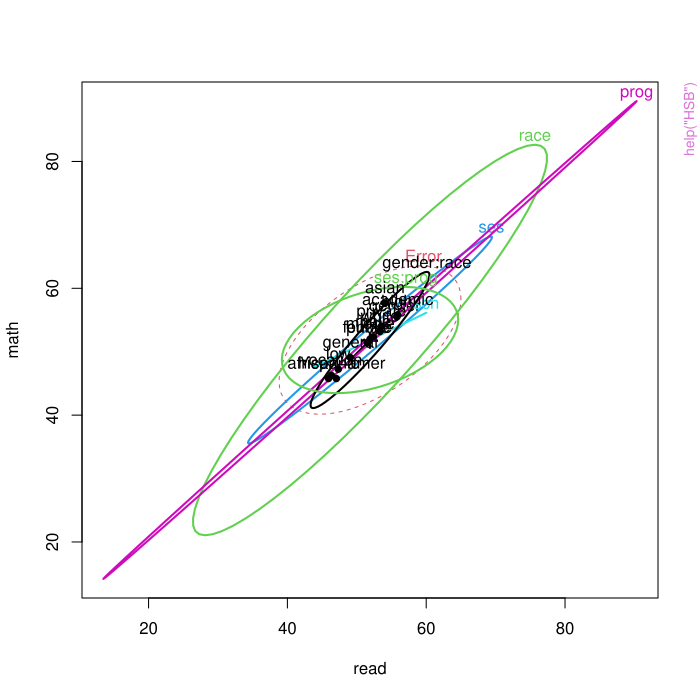

This chart was generated by the following R code:
pkgname <- "candisc"
source(file.path(R.home("share"), "R", "examples-header.R"))
options(warn = 1)
options(pager = "console")
library('candisc')

base::assign(".oldSearch", base::search(), pos = 'CheckExEnv')
base::assign(".old_wd", base::getwd(), pos = 'CheckExEnv')
cleanEx()
nameEx("Grass")
### * Grass

flush(stderr()); flush(stdout())

### Name: Grass
### Title: Yields from Nitrogen nutrition of grass species
### Aliases: Grass
### Keywords: datasets

### ** Examples


str(Grass)
grass.mod <- lm(cbind(N1,N9,N27,N81,N243) ~ Block + Species, data=Grass)
car::Anova(grass.mod)

grass.canL <-candiscList(grass.mod)
names(grass.canL)
names(grass.canL$Species)





cleanEx()
nameEx("HSB")
### * HSB

flush(stderr()); flush(stdout())

### Name: HSB
### Title: High School and Beyond Data
### Aliases: HSB
### Keywords: datasets

### ** Examples


str(HSB)
# main effects model
hsb.mod <- lm( cbind(read, write, math, sci, ss) ~
		gender + race + ses + sch + prog, data=HSB)
car::Anova(hsb.mod)

# Add some interactions
hsb.mod1 <- update(hsb.mod, . ~ . + gender:race + ses:prog)
heplot(hsb.mod1, col=palette()[c(2,1,3:6)], variables=c("read","math"))

hsb.can1 <- candisc(hsb.mod1, term="race")
heplot(hsb.can1, col=c("red", "black"))

# show canonical results for all terms
## Not run: 
##D hsb.can <- candiscList(hsb.mod)
##D hsb.can
## End(Not run)





cleanEx()
nameEx("PsyAcad")
### * PsyAcad

flush(stderr()); flush(stdout())

### Name: PsyAcad
### Title: Psychological Measures and Academic Achievement
### Aliases: PsyAcad
### Keywords: datasets

### ** Examples

data(PsyAcad)
PsyAcad$Sex <- as.numeric(PsyAcad$Sex)
PsyAcad.can <- cancor(cbind(LocControl, SelfConcept, Motivation) ~ 
       Read + Write + Math + Science + Sex, data = PsyAcad)

PsyAcad.can

# redundancy analysis
redundancy(PsyAcad.can)

# Plots
canR <- PsyAcad.can$cancor
plot(PsyAcad.can, pch=16, id.n = 3)
text(-2, 3, paste("Can R =", round(canR[1], 3)), pos = 3)

plot(PsyAcad.can, which = 2, pch=16, id.n = 3)
text(-2, 3.5, paste("Can R =", round(canR[2], 3)), pos = 3)




cleanEx()
nameEx("Wilks")
### * Wilks

flush(stderr()); flush(stdout())

### Name: Wilks
### Title: Wilks Lambda Tests for Canonical Correlations
### Aliases: Wilks Wilks.cancor Wilks.candisc
### Keywords: htest

### ** Examples


data(Rohwer, package="heplots")
X <- as.matrix(Rohwer[,6:10])  # the PA tests
Y <- as.matrix(Rohwer[,3:5])   # the aptitude/ability variables

cc <- cancor(X, Y, set.names=c("PA", "Ability"))
Wilks(cc)

iris.mod <- lm(cbind(Petal.Length, Sepal.Length, Petal.Width, Sepal.Width) ~ Species, data=iris)
iris.can <- candisc(iris.mod, data=iris)
Wilks(iris.can)





cleanEx()
nameEx("Wine")
### * Wine

flush(stderr()); flush(stdout())

### Name: Wine
### Title: Chemical composition of three cultivars of wine
### Aliases: Wine
### Keywords: datasets

### ** Examples


data(Wine)
str(Wine)
#summary(Wine)

Wine.mlm <- lm(as.matrix(Wine[, -1]) ~ Cultivar, data=Wine)
Wine.can <- candisc(Wine.mlm)
Wine.can


plot(Wine.can, ellipse=TRUE)
plot(Wine.can, which=1)






cleanEx()
nameEx("Wolves")
### * Wolves

flush(stderr()); flush(stdout())

### Name: Wolves
### Title: Wolf skulls
### Aliases: Wolves
### Keywords: datasets

### ** Examples


data(Wolves)

# using group
wolf.mod <-lm(cbind(x1,x2,x3,x4,x5,x6,x7,x8,x9) ~ group, data=Wolves)
car::Anova(wolf.mod)

wolf.can <-candisc(wolf.mod)
plot(wolf.can)
heplot(wolf.can)

# using location, sex
wolf.mod2 <-lm(cbind(x1,x2,x3,x4,x5,x6,x7,x8,x9) ~ location*sex, data=Wolves)
car::Anova(wolf.mod2)

wolf.can2 <-candiscList(wolf.mod2)
plot(wolf.can2)





cleanEx()
nameEx("can_lm")
### * can_lm

flush(stderr()); flush(stdout())

### Name: can_lm
### Title: Transform a Multivariate Linear model 'mlm' to a Canonical
###   Representation
### Aliases: can_lm

### ** Examples


iris.mod <- lm(cbind(Petal.Length, Sepal.Length, Petal.Width, Sepal.Width) ~ Species, data=iris)
iris.can <- can_lm(iris.mod, "Species")
iris.can
car::Anova(iris.mod)
car::Anova(iris.can)




cleanEx()
nameEx("cancor")
### * cancor

flush(stderr()); flush(stdout())

### Name: cancor
### Title: Canonical Correlation Analysis
### Aliases: cancor cancor.default cancor.formula print.cancor
###   summary.cancor coef.cancor scores scores.cancor
### Keywords: multivariate

### ** Examples


data(Rohwer, package="heplots")
X <- as.matrix(Rohwer[,6:10])  # the PA tests
Y <- as.matrix(Rohwer[,3:5])   # the aptitude/ability variables

# visualize the correlation matrix using corrplot()
if (require(corrplot)) {
M <- cor(cbind(X,Y))
corrplot(M, method="ellipse", order="hclust", addrect=2, addCoef.col="black")
}


(cc <- cancor(X, Y, set.names=c("PA", "Ability")))

## Canonical correlation analysis of:
##       5   PA  variables:  n, s, ns, na, ss 
##   with        3   Ability  variables:  SAT, PPVT, Raven 
## 
##     CanR  CanRSQ   Eigen percent    cum                          scree
## 1 0.6703 0.44934 0.81599   77.30  77.30 ******************************
## 2 0.3837 0.14719 0.17260   16.35  93.65 ******                        
## 3 0.2506 0.06282 0.06704    6.35 100.00 **                            
## 
## Test of H0: The canonical correlations in the 
## current row and all that follow are zero
## 
##      CanR  WilksL      F df1   df2  p.value
## 1 0.67033 0.44011 3.8961  15 168.8 0.000006
## 2 0.38366 0.79923 1.8379   8 124.0 0.076076
## 3 0.25065 0.93718 1.4078   3  63.0 0.248814


# formula method
cc <- cancor(cbind(SAT, PPVT, Raven) ~  n + s + ns + na + ss, data=Rohwer, 
    set.names=c("PA", "Ability"))

# using observation weights
set.seed(12345)
wts <- sample(0:1, size=nrow(Rohwer), replace=TRUE, prob=c(.05, .95))
(ccw <- cancor(X, Y, set.names=c("PA", "Ability"), weights=wts) )

# show correlations of the canonical scores 
zapsmall(cor(scores(cc, type="x"), scores(cc, type="y")))

# standardized coefficients
coef(cc, type="both", standardize=TRUE)

# plot canonical scores
plot(cc, 
     smooth=TRUE, pch=16, id.n = 3)
text(-2, 1.5, paste("Can R =", round(cc$cancor[1], 3)), pos = 4)
plot(cc, which = 2,
     smooth=TRUE, pch=16, id.n = 3)
text(-2.2, 2.5, paste("Can R =", round(cc$cancor[2], 3)), pos = 4)

##################
data(schooldata)
##################

#fit the MMreg model
school.mod <- lm(cbind(reading, mathematics, selfesteem) ~ 
education + occupation + visit + counseling + teacher, data=schooldata)
car::Anova(school.mod)
pairs(school.mod)

# canonical correlation analysis
school.cc <- cancor(cbind(reading, mathematics, selfesteem) ~ 
education + occupation + visit + counseling + teacher, data=schooldata)
school.cc
heplot(school.cc, xpd=TRUE, scale=0.3)





cleanEx()
nameEx("candisc")
### * candisc

flush(stderr()); flush(stdout())

### Name: candisc
### Title: Canonical discriminant analysis
### Aliases: candisc candisc.mlm coef.candisc plot.candisc print.candisc
###   summary.candisc scores.candisc
### Keywords: hplot multivariate

### ** Examples


grass.mod <- lm(cbind(N1,N9,N27,N81,N243) ~ Block + Species, data=Grass)
car::Anova(grass.mod, test="Wilks")

grass.can1 <-candisc(grass.mod, term="Species")
print(grass.can1)

plot(grass.can1, var.lwd = 2)

# library(heplots)
heplot(grass.can1, scale=6, fill=TRUE)

# iris data
iris.mod <- lm(cbind(Petal.Length, Sepal.Length, Petal.Width, Sepal.Width) ~ Species, data=iris)
iris.can <- candisc(iris.mod, data=iris)
#-- assign colors and symbols corresponding to species
col <- c("red", "brown", "green3")
pch <- 1:3
plot(iris.can, col=col, pch=pch)

heplot(iris.can)

# 1-dim plot
iris.can1 <- candisc(iris.mod, data=iris, ndim=1)
plot(iris.can1)





cleanEx()
nameEx("candiscList")
### * candiscList

flush(stderr()); flush(stdout())

### Name: candiscList
### Title: Canonical discriminant analyses
### Aliases: candiscList candiscList.mlm plot.candiscList print.candiscList
###   summary.candiscList
### Keywords: hplot multivariate

### ** Examples


grass.mod <- lm(cbind(N1,N9,N27,N81,N243) ~ Block + Species, data=Grass)

grass.canL <-candiscList(grass.mod)
names(grass.canL)
names(grass.canL$Species)

## Not run: 
##D print(grass.canL)
## End(Not run)
plot(grass.canL, type="n", ask=FALSE)
heplot(grass.canL$Species, scale=6)
heplot(grass.canL$Block, scale=2)





cleanEx()
nameEx("cereal")
### * cereal

flush(stderr()); flush(stdout())

### Name: cereal
### Title: Breakfast Cereal Dataset
### Aliases: cereal
### Keywords: datasets

### ** Examples

library(dplyr)
data(cereal)
str(cereal)

# Add explicit name of manufacturer
# names for manufacturers
mfr_names <- c(
  "A" = "American Home Foods",
  "G" = "General Mills",
  "K" = "Kellog",
  "N" = "Nabisco",
  "P" = "Post",
  "Q" = "Quaker Oats",
  "R" = "Ralston Purina"
)

# recode `mfr` as `mfr_name`
cereal <- cereal |>
  mutate(mfr_name = recode(mfr, !!!mfr_names))

# density plot of ratings
library(ggplot2)
ggplot(data = cereal,
       aes(x = rating, fill = mfr_name, color = mfr_name)) +
  geom_density(alpha = 0.1) +
  theme_classic(base_size = 14) + 
  theme(legend.position = "bottom")




cleanEx()
nameEx("cor_lda")
### * cor_lda

flush(stderr()); flush(stdout())

### Name: cor_lda
### Title: Calculate Structure Correlations from Discriminant Analysis
### Aliases: cor_lda

### ** Examples

library(candisc)
library(MASS)   # for lda()

iris.lda <- lda(Species ~ ., iris)
cor_lda(iris.lda)




cleanEx()
nameEx("dataIndex")
### * dataIndex

flush(stderr()); flush(stdout())

### Name: dataIndex
### Title: Indices of observations in a model data frame
### Aliases: dataIndex
### Keywords: manip utilities

### ** Examples


factors <- expand.grid(A=factor(1:3),B=factor(1:2),C=factor(1:2))
n <- nrow(factors)
responses <-data.frame(Y1=10+round(10*rnorm(n)),Y2=10+round(10*rnorm(n)))

test <- data.frame(factors, responses)
mod <- lm(cbind(Y1,Y2) ~ A*B, data=test)

dataIndex(mod, "A")
dataIndex(mod, "A:B")





cleanEx()
nameEx("heplot.cancor")
### * heplot.cancor

flush(stderr()); flush(stdout())

### Name: heplot.cancor
### Title: Canonical Correlation HE plots
### Aliases: heplot.cancor heplot3d.cancor
### Keywords: hplot multivariate

### ** Examples


data(Rohwer, package="heplots")
X <- as.matrix(Rohwer[,6:10])
Y <- as.matrix(Rohwer[,3:5])
cc <- cancor(X, Y, set.names=c("PA", "Ability"))

# basic plot
heplot(cc)

# note relationship of joint hypothesis to individual ones
heplot(cc, scale=1.25, hypotheses=list("na+ns"=c("na", "ns")))

# more options
heplot(cc, hypotheses=list("All X"=colnames(X)),
	fill=c(TRUE,FALSE), fill.alpha=0.2,
	var.cex=1.5, var.col="red", var.lwd=3,
	prefix="Y canonical dimension"
	)

# 3D version
## Not run: 
##D heplot3d(cc, var.lwd=3, var.col="red")
## End(Not run)





cleanEx()
nameEx("heplot.candisc")
### * heplot.candisc

flush(stderr()); flush(stdout())

### Name: heplot.candisc
### Title: Canonical Discriminant HE plots
### Aliases: heplot.candisc heplot3d.candisc
### Keywords: hplot multivariate

### ** Examples


## Pottery data, from car package
data(Pottery, package = "carData")
pottery.mod <- lm(cbind(Al, Fe, Mg, Ca, Na) ~ Site, data=Pottery)
pottery.can <-candisc(pottery.mod)

heplot(pottery.can, var.lwd=3)
if(requireNamespace("rgl")){
heplot3d(pottery.can, var.lwd=3, scale=10, zlim=c(-3,3), wire=FALSE)
}


# reduce example for CRAN checks time

## Can't run this in example
# rgl::play3d(rgl::spin3d(axis = c(1, 0, 0), rpm = 5), duration=12)

# reduce example for CRAN checks time





cleanEx()
nameEx("painters2")
### * painters2

flush(stderr()); flush(stdout())

### Name: painters2
### Title: Painters Data with Historical Art Variables
### Aliases: painters2
### Keywords: datasets

### ** Examples

data(painters2)

# Compare original School with new Period grouping
with(painters2, table(School, Period))

# Compare original School with new Period grouping
with(painters2, table(School, Emphasis))

# Summary of de Piles ratings by Period
aggregate(cbind(Composition, Drawing, Colour, Expression) ~ Period,
          data = painters2, FUN = mean)




cleanEx()
nameEx("plot.cancor")
### * plot.cancor

flush(stderr()); flush(stdout())

### Name: plot.cancor
### Title: Canonical Correlation Plots
### Aliases: plot.cancor
### Keywords: hplot

### ** Examples


data(Rohwer, package="heplots")
X <- as.matrix(Rohwer[,6:10])  # the PA tests
Y <- as.matrix(Rohwer[,3:5])   # the aptitude/ability variables

cc <- cancor(X, Y, set.names=c("PA", "Ability"))

plot(cc)
# exercise some options
plot(cc, which=1,
     smooth=TRUE, 
     pch = 16,
     id.n=3, ellipse.args=list(fill=TRUE, fill.alpha = 0.2))
plot(cc, which=2, smooth=TRUE)
plot(cc, which=3, smooth=TRUE)


# plot vectors showing structure correlations of Xcan and Ycan with their own variables
plot(cc)
struc <- cc$structure
Xstruc <- struc$X.xscores[,1]
Ystruc <- struc$Y.yscores[,1]
scale <- 2

# place vectors in the margins of the plot
usr <- matrix(par("usr"), nrow=2, dimnames=list(c("min", "max"), c("x", "y")))
ypos <- usr[2,2] - (1:5)/10 
arrows(0, ypos, scale*Xstruc, ypos, angle=10, len=0.1, col="blue")
text(scale*Xstruc, ypos, names(Xstruc), pos=2, col="blue")

xpos <- usr[2,1] - ( 1 + 1:3)/10
arrows(xpos, 0, xpos, scale*Ystruc, angle=10, len=0.1, col="darkgreen")
text(xpos, scale*Ystruc, names(Ystruc), pos=1, col="darkgreen")





graphics::par(get("par.postscript", pos = 'CheckExEnv'))
cleanEx()
nameEx("plot_discrim")
### * plot_discrim

flush(stderr()); flush(stdout())

### Name: plot_discrim
### Title: Discriminant Analysis Decision Plot using ggplot.
### Aliases: plot_discrim

### ** Examples

library(MASS)
library(ggplot2)
library(dplyr)

iris.lda <- lda(Species ~ ., iris)
# formula call: y ~ x
plot_discrim(iris.lda, Petal.Length ~ Petal.Width)

# add data ellipses
plot_discrim(iris.lda, Petal.Length ~ Petal.Width, 
             ellipse = TRUE) 

# add filled ellipses with transparency
plot_discrim(iris.lda, Petal.Length ~ Petal.Width, 
             ellipse = TRUE,
             ellipse.args = list(geom = "polygon", alpha = 0.2)) 

# customize ellipse level and line thickness
plot_discrim(iris.lda, Petal.Length ~ Petal.Width, 
             ellipse = TRUE,
             ellipse.args = list(level = 0.95, linewidth = 2)) 

# without contours
# data ellipses
plot_discrim(iris.lda, Petal.Length ~ Petal.Width, 
             contour = FALSE) 

# specifying `vars` as character names for x, y
plot_discrim(iris.lda, c("Petal.Width", "Petal.Length"))

# Define custom colors and shapes, modify theme() and legend.position
iris.colors <- c("red", "darkgreen", "blue")
iris.pch <- 15:17
plot_discrim(iris.lda, Petal.Length ~ Petal.Width) +
  scale_color_manual(values = iris.colors) +
  scale_fill_manual(values = iris.colors) +
  scale_shape_manual(values = iris.pch) +
  theme_bw(base_size = 14) +
  theme(legend.position = "inside",
        legend.position.inside = c(.8, .25))

# Quadratic discriminant analysis gives quite a different result
iris.qda <- qda(Species ~ ., iris)
plot_discrim(iris.qda, Petal.Length ~ Petal.Width)

# Add class labels, with custom styling
plot_discrim(iris.lda, Petal.Length ~ Petal.Width, 
             labels = TRUE,
             labels.args = list(geom = "label", size = 6, fontface = "bold"))

# Add labels with position adjustments
plot_discrim(iris.lda, Petal.Length ~ Petal.Width, 
             labels = TRUE,
             labels.args = list(nudge_y = 0.1, size = 5))

# Plot in discriminant space
plot_discrim(iris.lda, LD2 ~ LD1)

# Reverse the horizontal axis in discriminant space
plot_discrim(iris.lda, LD2 ~ LD1, rev.axes = c(TRUE, FALSE))

# Control axis limits
plot_discrim(iris.lda, LD2 ~ LD1,
             xlim = c(-10, 10), ylim = c(-8, 8))





cleanEx()
nameEx("predict_discrim")
### * predict_discrim

flush(stderr()); flush(stdout())

### Name: predict_discrim
### Title: Predicted values for discriminant analysis
### Aliases: predict_discrim

### ** Examples

library(candisc)
library(MASS)   # for lda()

iris.lda <- lda(Species ~ ., iris)
pred_iris <- predict_discrim(iris.lda)
names(pred_iris)

# include scores, exclude posterior
pred_iris <- predict_discrim(iris.lda, scores = TRUE, posterior = FALSE)
names(pred_iris)

data(peng, package="heplots")
peng.lda <- lda(species ~ bill_length + bill_depth + flipper_length + body_mass, 
                data = peng)
peng_pred <- predict_discrim(peng.lda, scores = TRUE)
str(peng_pred)



cleanEx()
nameEx("predictor.names")
### * predictor.names

flush(stderr()); flush(stdout())

### Name: predictor.names
### Title: Get predictor names from a 'lm'-like model
### Aliases: predictor.names predictor.names.default

### ** Examples

#none



cleanEx()
nameEx("redundancy")
### * redundancy

flush(stderr()); flush(stdout())

### Name: redundancy
### Title: Canonical Redundancy Analysis
### Aliases: redundancy print.cancor.redundancy
### Keywords: multivariate

### ** Examples


	data(Rohwer, package="heplots")
X <- as.matrix(Rohwer[,6:10])  # the PA tests
Y <- as.matrix(Rohwer[,3:5])   # the aptitude/ability variables

cc <- cancor(X, Y, set.names=c("PA", "Ability"))

redundancy(cc)
## 
## Redundancies for the PA variables & total X canonical redundancy
## 
##     Xcan1     Xcan2     Xcan3 total X|Y 
##   0.17342   0.04211   0.00797   0.22350 
## 
## Redundancies for the Ability variables & total Y canonical redundancy
## 
##     Ycan1     Ycan2     Ycan3 total Y|X 
##    0.2249    0.0369    0.0156    0.2774 





cleanEx()
nameEx("reflect")
### * reflect

flush(stderr()); flush(stdout())

### Name: reflect
### Title: Reflect Columns in an Object, reversing the sign of all elements
### Aliases: reflect reflect.data.frame reflect.cancor reflect.candisc

### ** Examples

# reflect cols in a data.frame
X <- data.frame(x1 = 1:4, x2 = 5:8)
reflect(X)
reflect(X, 1)
reflect(X, 2)
cbind (X, letters[1:4]) |> reflect(1)

# reflect a candisc 
iris.mod <- lm(cbind(Petal.Length, Sepal.Length, Petal.Width, Sepal.Width) ~ Species, data=iris)
iris.can <- candisc(iris.mod, data=iris)
coef(iris.can)
# reflect Can1
iris.can |> reflect(1) |> coef()

# reflect a cancor
data(Rohwer, package="heplots")
X <- as.matrix(Rohwer[,6:10])  # the PA tests
Y <- as.matrix(Rohwer[,3:5])   # the aptitude/ability variables
Rohwer.can <- cancor(X, Y, set.names=c("PA", "Ability"))
coef(Rohwer)
Rohwer.can |> reflect() |> coef()





cleanEx()
nameEx("scores.lda")
### * scores.lda

flush(stderr()); flush(stdout())

### Name: scores.lda
### Title: Extract Observation Discriminant Scores for Linear Discriminant
###   Analysis
### Aliases: scores.lda

### ** Examples

library(MASS)   # for lda()

iris.lda <- lda(Species ~ ., iris)
scores(iris.lda) |>
   str()
 



cleanEx()
nameEx("varOrder")
### * varOrder

flush(stderr()); flush(stdout())

### Name: varOrder
### Title: Order variables according to canonical structure or other
###   criteria
### Aliases: varOrder varOrder.mlm varOrder.data.frame varOrder.default
### Keywords: manip multivariate

### ** Examples


data(Wine, package="candisc")
Wine.mod <- lm(as.matrix(Wine[, -1]) ~ Cultivar, data=Wine)
Wine.can <- candisc(Wine.mod)
plot(Wine.can, ellipse=TRUE)

# pairs.mlm HE plot, variables in given order
pairs(Wine.mod, fill=TRUE, fill.alpha=.1, var.cex=1.5)

order <- varOrder(Wine.mod)
pairs(Wine.mod, variables=order, fill=TRUE, fill.alpha=.1, var.cex=1.5)





cleanEx()
nameEx("vecscale")
### * vecscale

flush(stderr()); flush(stdout())

### Name: vecscale
### Title: Scale vectors to fill the current plot
### Aliases: vecscale
### Keywords: manip

### ** Examples


bbox <- matrix(c(-3, 3, -2, 2), 2, 2)
colnames(bbox) <- c("x","y")
rownames(bbox) <- c("min", "max")
bbox

vecs <- matrix( runif(10, -1, 1), 5, 2)

plot(bbox)
arrows(0, 0, vecs[,1], vecs[,2], angle=10, col="red")
(s <- vecscale(vecs))
arrows(0, 0, s*vecs[,1], s*vecs[,2], angle=10)




cleanEx()
nameEx("vectors")
### * vectors

flush(stderr()); flush(stdout())

### Name: vectors
### Title: Draw Labeled Vectors in 2D or 3D
### Aliases: vectors vectors3d
### Keywords: aplot

### ** Examples


set.seed(1234)
plot(c(-3, 3), c(-3,3), type="n",
     xlab = "X", ylab = "Y")
X <- matrix(rnorm(10), ncol=2)
rownames(X) <- LETTERS[1:5]
vectors(X, scale=2, col=palette(), xpd = TRUE)





### * <FOOTER>
###
cleanEx()
options(digits = 7L)
base::cat("Time elapsed: ", proc.time() - base::get("ptime", pos = 'CheckExEnv'),"\n")
grDevices::dev.off()
###
### Local variables: ***
### mode: outline-minor ***
### outline-regexp: "\\(> \\)?### [*]+" ***
### End: ***
quit('no')
